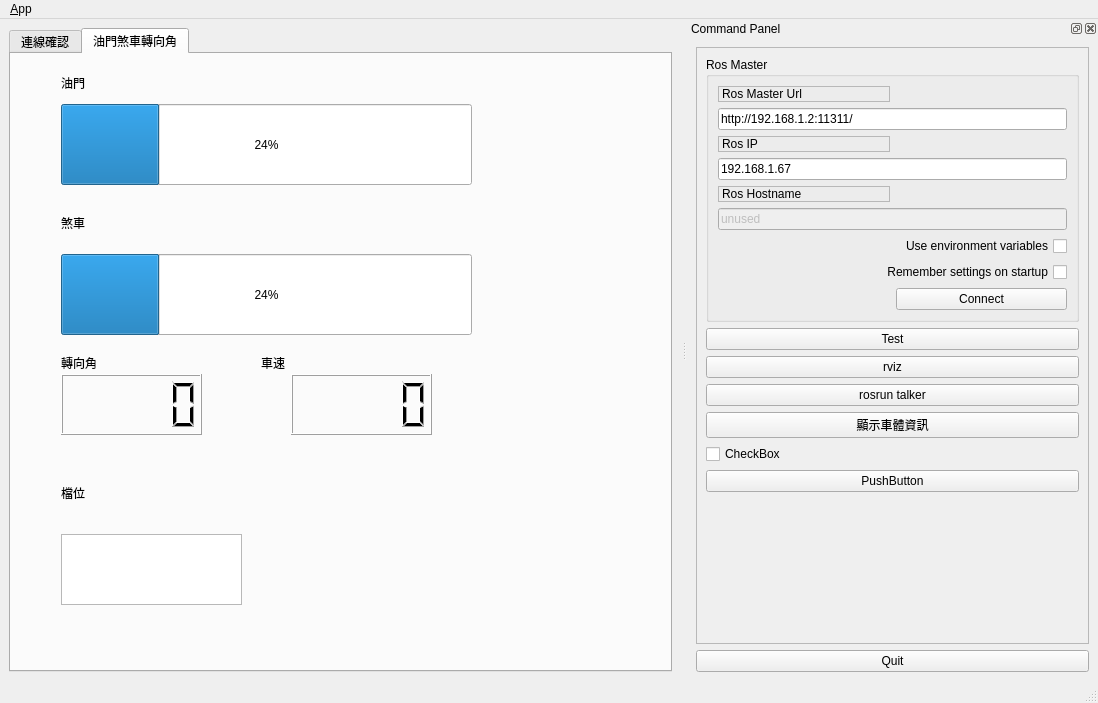
<?xml version="1.0" encoding="UTF-8"?>
<ui version="4.0">
 <class>MainWindowDesign</class>
 <widget class="QMainWindow" name="MainWindowDesign">
  <property name="geometry">
   <rect>
    <x>0</x>
    <y>0</y>
    <width>1098</width>
    <height>703</height>
   </rect>
  </property>
  <property name="windowTitle">
   <string>QRosApp</string>
  </property>
  <property name="windowIcon">
   <iconset>
    <normaloff>../../../../Desktop/780464.svg</normaloff>../../../../Desktop/780464.svg</iconset>
  </property>
  <property name="locale">
   <locale language="English" country="Australia"/>
  </property>
  <widget class="QWidget" name="centralwidget">
   <layout class="QHBoxLayout" name="horizontalLayout">
    <item>
     <widget class="QTabWidget" name="tabWidget">
      <property name="currentIndex">
       <number>1</number>
      </property>
      <widget class="QWidget" name="tab">
       <attribute name="title">
        <string>連線確認</string>
       </attribute>
       <widget class="QTabWidget" name="tab_manager">
        <property name="geometry">
         <rect>
          <x>40</x>
          <y>0</y>
          <width>304</width>
          <height>639</height>
         </rect>
        </property>
        <property name="minimumSize">
         <size>
          <width>100</width>
          <height>0</height>
         </size>
        </property>
        <property name="locale">
         <locale language="English" country="Australia"/>
        </property>
        <property name="currentIndex">
         <number>0</number>
        </property>
        <widget class="QWidget" name="tab_status">
         <attribute name="title">
          <string>Ros Communications</string>
         </attribute>
         <layout class="QVBoxLayout" name="verticalLayout_2">
          <item>
           <widget class="QGroupBox" name="groupBox_12">
            <property name="sizePolicy">
             <sizepolicy hsizetype="MinimumExpanding" vsizetype="Preferred">
              <horstretch>0</horstretch>
              <verstretch>0</verstretch>
             </sizepolicy>
            </property>
            <property name="title">
             <string>Logging</string>
            </property>
            <layout class="QGridLayout" name="gridLayout_3">
             <item row="1" column="1">
              <widget class="QListView" name="listView"/>
             </item>
             <item row="4" column="1">
              <widget class="QTableView" name="tableView"/>
             </item>
             <item row="0" column="1">
              <widget class="QLabel" name="label_5">
               <property name="text">
                <string>sub</string>
               </property>
              </widget>
             </item>
             <item row="2" column="1">
              <widget class="QLabel" name="label_4">
               <property name="text">
                <string>TextLabel</string>
               </property>
              </widget>
             </item>
            </layout>
           </widget>
          </item>
         </layout>
        </widget>
       </widget>
      </widget>
      <widget class="QWidget" name="tab_2">
       <attribute name="title">
        <string>油門煞車轉向角</string>
       </attribute>
       <widget class="QProgressBar" name="progressBar">
        <property name="geometry">
         <rect>
          <x>50</x>
          <y>50</y>
          <width>411</width>
          <height>81</height>
         </rect>
        </property>
        <property name="value">
         <number>24</number>
        </property>
       </widget>
       <widget class="QProgressBar" name="progressBar_2">
        <property name="geometry">
         <rect>
          <x>50</x>
          <y>200</y>
          <width>411</width>
          <height>81</height>
         </rect>
        </property>
        <property name="value">
         <number>24</number>
        </property>
       </widget>
       <widget class="QLabel" name="label_6">
        <property name="geometry">
         <rect>
          <x>50</x>
          <y>20</y>
          <width>67</width>
          <height>17</height>
         </rect>
        </property>
        <property name="text">
         <string>油門</string>
        </property>
       </widget>
       <widget class="QLabel" name="label_7">
        <property name="geometry">
         <rect>
          <x>50</x>
          <y>160</y>
          <width>67</width>
          <height>17</height>
         </rect>
        </property>
        <property name="text">
         <string>煞車</string>
        </property>
       </widget>
       <widget class="QLabel" name="label_8">
        <property name="geometry">
         <rect>
          <x>50</x>
          <y>300</y>
          <width>67</width>
          <height>17</height>
         </rect>
        </property>
        <property name="text">
         <string>轉向角</string>
        </property>
       </widget>
       <widget class="QLabel" name="label_9">
        <property name="geometry">
         <rect>
          <x>50</x>
          <y>430</y>
          <width>67</width>
          <height>17</height>
         </rect>
        </property>
        <property name="text">
         <string>檔位</string>
        </property>
       </widget>
       <widget class="QLabel" name="label_10">
        <property name="geometry">
         <rect>
          <x>250</x>
          <y>300</y>
          <width>67</width>
          <height>17</height>
         </rect>
        </property>
        <property name="text">
         <string>車速</string>
        </property>
       </widget>
       <widget class="QListView" name="view_logging">
        <property name="geometry">
         <rect>
          <x>50</x>
          <y>480</y>
          <width>181</width>
          <height>71</height>
         </rect>
        </property>
       </widget>
       <widget class="QLCDNumber" name="lcdNumber">
        <property name="geometry">
         <rect>
          <x>50</x>
          <y>320</y>
          <width>141</width>
          <height>61</height>
         </rect>
        </property>
       </widget>
       <widget class="QLCDNumber" name="lcdNumber_2">
        <property name="geometry">
         <rect>
          <x>280</x>
          <y>320</y>
          <width>141</width>
          <height>61</height>
         </rect>
        </property>
       </widget>
      </widget>
     </widget>
    </item>
   </layout>
  </widget>
  <widget class="QMenuBar" name="menubar">
   <property name="geometry">
    <rect>
     <x>0</x>
     <y>0</y>
     <width>1098</width>
     <height>25</height>
    </rect>
   </property>
   <widget class="QMenu" name="menu_File">
    <property name="title">
     <string>&amp;App</string>
    </property>
    <addaction name="action_Preferences"/>
    <addaction name="separator"/>
    <addaction name="actionAbout"/>
    <addaction name="actionAbout_Qt"/>
    <addaction name="separator"/>
    <addaction name="action_Quit"/>
   </widget>
   <addaction name="menu_File"/>
  </widget>
  <widget class="QStatusBar" name="statusbar"/>
  <widget class="QDockWidget" name="dock_status">
   <property name="sizePolicy">
    <sizepolicy hsizetype="Minimum" vsizetype="Preferred">
     <horstretch>0</horstretch>
     <verstretch>0</verstretch>
    </sizepolicy>
   </property>
   <property name="minimumSize">
    <size>
     <width>411</width>
     <height>622</height>
    </size>
   </property>
   <property name="allowedAreas">
    <set>Qt::RightDockWidgetArea</set>
   </property>
   <property name="windowTitle">
    <string>Command Panel</string>
   </property>
   <attribute name="dockWidgetArea">
    <number>2</number>
   </attribute>
   <widget class="QWidget" name="dockWidgetContents_2">
    <layout class="QVBoxLayout" name="verticalLayout">
     <item>
      <widget class="QFrame" name="frame">
       <property name="sizePolicy">
        <sizepolicy hsizetype="Minimum" vsizetype="Preferred">
         <horstretch>0</horstretch>
         <verstretch>0</verstretch>
        </sizepolicy>
       </property>
       <property name="frameShape">
        <enum>QFrame::StyledPanel</enum>
       </property>
       <property name="frameShadow">
        <enum>QFrame::Raised</enum>
       </property>
       <layout class="QVBoxLayout" name="verticalLayout_3">
        <item>
         <widget class="QGroupBox" name="groupBox">
          <property name="title">
           <string>Ros Master</string>
          </property>
          <layout class="QGridLayout" name="gridLayout">
           <item row="4" column="0">
            <widget class="QLabel" name="label_3">
             <property name="frameShape">
              <enum>QFrame::StyledPanel</enum>
             </property>
             <property name="frameShadow">
              <enum>QFrame::Raised</enum>
             </property>
             <property name="text">
              <string>Ros Hostname</string>
             </property>
            </widget>
           </item>
           <item row="0" column="0">
            <widget class="QLabel" name="label">
             <property name="frameShape">
              <enum>QFrame::StyledPanel</enum>
             </property>
             <property name="frameShadow">
              <enum>QFrame::Raised</enum>
             </property>
             <property name="text">
              <string>Ros Master Url</string>
             </property>
            </widget>
           </item>
           <item row="1" column="0" colspan="2">
            <widget class="QLineEdit" name="line_edit_master">
             <property name="text">
              <string>http://192.168.1.2:11311/</string>
             </property>
            </widget>
           </item>
           <item row="2" column="0">
            <widget class="QLabel" name="label_2">
             <property name="frameShape">
              <enum>QFrame::StyledPanel</enum>
             </property>
             <property name="frameShadow">
              <enum>QFrame::Raised</enum>
             </property>
             <property name="text">
              <string>Ros IP</string>
             </property>
            </widget>
           </item>
           <item row="3" column="0" colspan="2">
            <widget class="QLineEdit" name="line_edit_host">
             <property name="text">
              <string>192.168.1.67</string>
             </property>
            </widget>
           </item>
           <item row="5" column="0" colspan="2">
            <widget class="QLineEdit" name="line_edit_topic">
             <property name="enabled">
              <bool>false</bool>
             </property>
             <property name="text">
              <string>unused</string>
             </property>
            </widget>
           </item>
           <item row="6" column="0" colspan="2">
            <widget class="QCheckBox" name="checkbox_use_environment">
             <property name="layoutDirection">
              <enum>Qt::RightToLeft</enum>
             </property>
             <property name="text">
              <string>Use environment variables</string>
             </property>
            </widget>
           </item>
           <item row="7" column="0" colspan="2">
            <widget class="QCheckBox" name="checkbox_remember_settings">
             <property name="layoutDirection">
              <enum>Qt::RightToLeft</enum>
             </property>
             <property name="text">
              <string>Remember settings on startup</string>
             </property>
            </widget>
           </item>
           <item row="9" column="0">
            <spacer name="horizontalSpacer">
             <property name="orientation">
              <enum>Qt::Horizontal</enum>
             </property>
             <property name="sizeHint" stdset="0">
              <size>
               <width>170</width>
               <height>21</height>
              </size>
             </property>
            </spacer>
           </item>
           <item row="9" column="1">
            <widget class="QPushButton" name="button_connect">
             <property name="enabled">
              <bool>true</bool>
             </property>
             <property name="sizePolicy">
              <sizepolicy hsizetype="MinimumExpanding" vsizetype="Fixed">
               <horstretch>0</horstretch>
               <verstretch>0</verstretch>
              </sizepolicy>
             </property>
             <property name="toolTip">
              <string>Set the target to the current joint trajectory state.</string>
             </property>
             <property name="statusTip">
              <string>Clear all waypoints and set the target to the current joint trajectory state.</string>
             </property>
             <property name="text">
              <string>Connect</string>
             </property>
            </widget>
           </item>
          </layout>
         </widget>
        </item>
        <item>
         <widget class="QPushButton" name="button_test">
          <property name="text">
           <string>Test</string>
          </property>
         </widget>
        </item>
        <item>
         <widget class="QPushButton" name="pushButton1">
          <property name="text">
           <string>rviz</string>
          </property>
         </widget>
        </item>
        <item>
         <widget class="QPushButton" name="button_rosrun">
          <property name="text">
           <string>rosrun talker</string>
          </property>
         </widget>
        </item>
        <item>
         <widget class="QPushButton" name="pushButton">
          <property name="text">
           <string>顯示車體資訊</string>
          </property>
          <property name="checkable">
           <bool>false</bool>
          </property>
          <property name="autoRepeat">
           <bool>false</bool>
          </property>
         </widget>
        </item>
        <item>
         <widget class="QCheckBox" name="checkBox">
          <property name="text">
           <string>CheckBox</string>
          </property>
         </widget>
        </item>
        <item>
         <widget class="QPushButton" name="pushButton_2">
          <property name="text">
           <string>PushButton</string>
          </property>
         </widget>
        </item>
        <item>
         <spacer name="verticalSpacer_3">
          <property name="orientation">
           <enum>Qt::Vertical</enum>
          </property>
          <property name="sizeHint" stdset="0">
           <size>
            <width>20</width>
            <height>233</height>
           </size>
          </property>
         </spacer>
        </item>
       </layout>
      </widget>
     </item>
     <item>
      <widget class="QPushButton" name="quit_button">
       <property name="sizePolicy">
        <sizepolicy hsizetype="MinimumExpanding" vsizetype="Fixed">
         <horstretch>0</horstretch>
         <verstretch>0</verstretch>
        </sizepolicy>
       </property>
       <property name="text">
        <string>Quit</string>
       </property>
      </widget>
     </item>
    </layout>
   </widget>
  </widget>
  <action name="action_Quit">
   <property name="text">
    <string>&amp;Quit</string>
   </property>
   <property name="shortcut">
    <string>Ctrl+Q</string>
   </property>
   <property name="shortcutContext">
    <enum>Qt::ApplicationShortcut</enum>
   </property>
  </action>
  <action name="action_Preferences">
   <property name="text">
    <string>&amp;Preferences</string>
   </property>
  </action>
  <action name="actionAbout">
   <property name="text">
    <string>&amp;About</string>
   </property>
  </action>
  <action name="actionAbout_Qt">
   <property name="text">
    <string>About &amp;Qt</string>
   </property>
  </action>
 </widget>
 <resources/>
 <connections>
  <connection>
   <sender>action_Quit</sender>
   <signal>triggered()</signal>
   <receiver>MainWindowDesign</receiver>
   <slot>close()</slot>
   <hints>
    <hint type="sourcelabel">
     <x>-1</x>
     <y>-1</y>
    </hint>
    <hint type="destinationlabel">
     <x>399</x>
     <y>299</y>
    </hint>
   </hints>
  </connection>
  <connection>
   <sender>quit_button</sender>
   <signal>clicked()</signal>
   <receiver>MainWindowDesign</receiver>
   <slot>close()</slot>
   <hints>
    <hint type="sourcelabel">
     <x>859</x>
     <y>552</y>
    </hint>
    <hint type="destinationlabel">
     <x>469</x>
     <y>299</y>
    </hint>
   </hints>
  </connection>
 </connections>
</ui>
